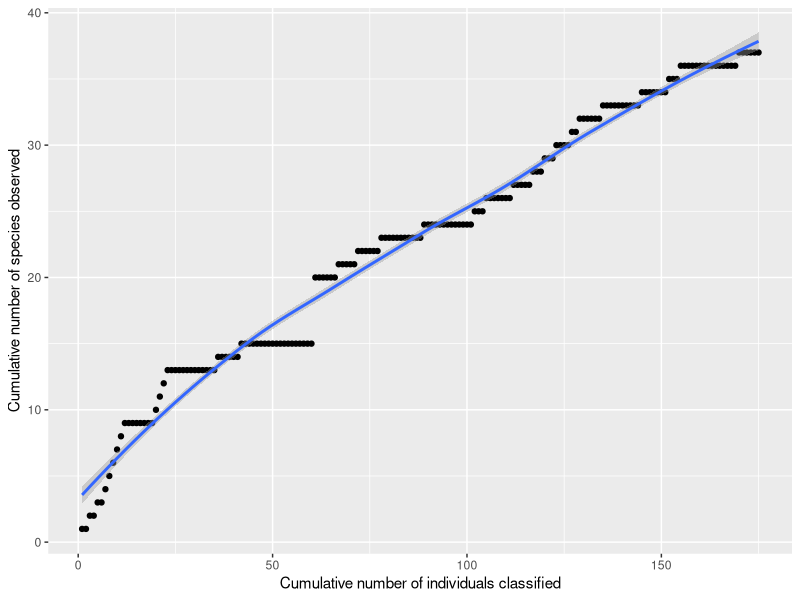

Recreate this plot in R.
## ---- chunk 1
#To make tables
library(kableExtra)
library(knitr)
#To manipulate and plot data
library(tidyverse)
## ---- chunk 2
example_data1 = data.frame(
  number = c(seq(1, 44)),
  name = c("vines", "yellow small brick", "green small brick", "blue small brick", "red small brick", "yellow brick large", "green brick large", "blue brick large", "red brick large", "purple skittle", "green skittle", "orange skittle", "red skittle", " yellow skittle", "green mikes", "light red mikes", "dark red mikes", "yellow mikes", "orange mikes", "clear bear", "green bear", "yellow  bear", "orange bear", "light red bear", "dark red bear", "blue M&M", "brown M&M", "yellow M&M", "orange M&M", "green M&M", "red M&M", "kiss candy", "sour bear", "sour fruit", "sour hexa", "sour bottle", "blue sour swirl", "red sour swirl", "green jube", " orange jube", "red jube", "yellow jube", "purple jube", "wine"),
  characteristics = c("red", "yellow", "green", "blue", "red",
                      "yellow", "green", "blue", "red", "purple",
                      "green", "orange", "red", "yellow", "green",
                      "light red", "dark red", "yellow", "orange", "clear",
                      "green", "yellow", "orange", "light red", "dark red",
                      "blue", "brown", "yellow", "orange", "green",
                      "red", "silver", rep("NA", 4), "blue", "red",
                      "green", "orange", "red", "yellow", "purple", "NA"),
  occurences = c(8, 0, 1, 1, 1, 0, 0, 0, 0, 13, 6, 19, 6, 5, 6, 11, 13, 3, 7, 5, 3, 3, 4, 2, 6, 10, 7, 3, 15, 6, 3, 2, 0, 0, 2, 0, 0, 1, 1, 0, 1, 0, 0, 1),
  #total is 175
  community_occurences = c(14,4,2,3,6,1,0,1,1,40,46,39,31,31,37,39,38,27,33,16,19,18,16,16,16,59,30,33,62,28,29,16,3,2,6,3,2,1,5,5,7,4,3,9)
)
## ---- chunk 3
example_data1 %>% 
  kable("html") %>%
  kable_styling(bootstrap_options = "striped", font_size = 10, full_width = F)
## ---- chunk 4
example_data2 = data.frame(
  x = c(seq(1,175)),
  y = c(1,1,2,2,3,3,4,5,6,7,8,rep(9,8),
        10,11,12,rep(13,13),rep(14,6),rep(15,19),rep(20,6),rep(21,5), rep(22, 6), rep(23, 11), rep(24, 13), rep(25, 3), rep(26, 7), rep(27, 5), rep(28, 3), rep(29, 3), rep(30, 4), rep(31, 2), rep(32, 6), rep(33, 10), rep(34, 7), rep(35, 3), rep(36, 15), rep(37,6))
)
## ---- chunk 5
ggplot(example_data2, aes(x=x, y=y)) +
  geom_point() +
  geom_smooth() +
  labs(x="Cumulative number of individuals classified", y="Cumulative number of species observed")
## ---- chunk 6
species1 = 2/(2+4+1)
species2 = 4/(2+4+1)
species3 = 1/(2+4+1)

1 / (species1^2 + species2^2 + species3^2)
## ---- chunk 7
total_indivs = 175
squared_sum = 0
for (occurence_value in example_data1$occurences){
  squared_sum = squared_sum + (occurence_value/total_indivs)^2
}
simpson_reciprocal_index = 1/squared_sum
simpson_reciprocal_index
## ---- chunk 8
total_indivs = 801
squared_sum = 0
for (occurence_value in example_data1$community_occurences){
  squared_sum = squared_sum + (occurence_value/total_indivs)^2
}
simpson_comm_reciprocal_index = 1/squared_sum
simpson_comm_reciprocal_index
## ---- chunk 9
3 + 1^2/(2*2)
## ---- chunk 10
31 + (7^2)/(2*24)
## ---- chunk 11
43 + (4^2)/(2*39)
## ---- chunk 12
library(vegan)
## ---- chunk 13
example_data1_diversity = 
  example_data1 %>% 
  select(name, occurences) %>% 
  spread(name, occurences)
example_data1_comm_diversity = 
  example_data1 %>% 
  select(name, community_occurences) %>% 
  spread(name, community_occurences)
example_data1_comm_diversity
## ---- chunk 14
diversity(example_data1_diversity, index="invsimpson")
diversity(example_data1_comm_diversity, index="invsimpson")
## ---- chunk 15
specpool(example_data1_diversity)
specpool(example_data1_comm_diversity)
